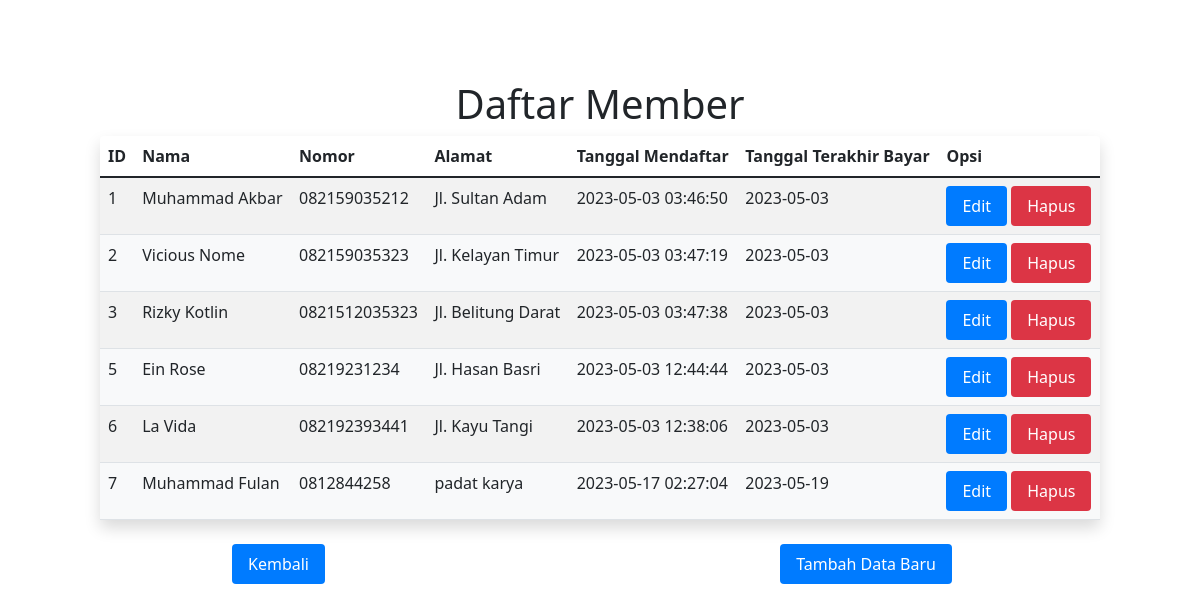
The page /Member.php on the database its author committed.
### tables this page shows
CREATE TABLE `member` (
  `id_member` int(11) NOT NULL,
  `nama_member` varchar(250) DEFAULT NULL,
  `nomor_member` varchar(15) DEFAULT NULL,
  `alamat` text DEFAULT NULL,
  `tgl_mendaftar` datetime DEFAULT NULL,
  `tgl_terakhir_bayar` date DEFAULT NULL
);

### Model.php (called while the page is built, shortened)
<?php
function selectalldata($table)
{
  $select = "SELECT * FROM $table";
  $select1 = mysqli_query($GLOBALS['connect'], $select);
  return $select1;
}

### Member.php (the view, shortened to what this page needs)
<?php
require "Model.php";
?>
<!doctype html>
<html lang="en">
<head>
    <link href="https://cdn.jsdelivr.net/npm/bootstrap@5.1.3/dist/css/bootstrap.min.css" rel="stylesheet"
>
</head>
<body>
    <div class="container">
        <h1>Daftar Member</h1>
        <div class="row justify-content-center">
            <table class="table table-striped table-hover text-center rounded shadow">
                <thead>
                    <tr>
                        <th>ID</th>
                        <th>Nama</th>
                        <th>Nomor</th>
                        <th>Alamat</th>
                        <th>Tanggal Mendaftar</th>
                        <th>Tanggal Terakhir Bayar</th>
                        <th>Opsi</th>
                    </tr>
                </thead>
                <tbody>
                    <?php
                    $result = selectalldata("member");
                    while ($data = mysqli_fetch_array($result)) { ?>
                        <tr>
                            <td>
                                <?php echo $data['id_member'] ?>
                            </td>
                            <td>
                                <?php echo $data['nama_member'] ?>
                            </td>
                            <td>
                                <?php echo $data['nomor_member'] ?>
                            </td>
                            <td>
                                <?php echo $data['alamat'] ?>
                            </td>
                            <td>
                                <?php echo $data['tgl_mendaftar'] ?>
                            </td>
                            <td>
                                <?php echo $data['tgl_terakhir_bayar'] ?>
                            </td>
                            <td>
                                <a href="FormMember.php?id_member=<?php echo $data['id_member']; ?>"
                                    class="btn btn-success btn-sm">Edit</a>
                                <a href="Member.php?id_member=<?php echo $data['id_member']; ?>"
                                    onclick="return confirm('Hapus data?')" class="btn btn-danger btn-sm">Hapus</a>
                            </td>
                        </tr>
                    <?php } ?>
                </tbody>
            </table>
            <div class="col-md-8 text-center mt-4">
                <div class="btn-container">
                    <a href="index.php" class="btn btn-primary">Kembali</a>
                    <a href="FormMember.php" class="btn btn-primary btn-sm">Tambah Data Baru</a>
                </div>
            </div>
        </div>
</body>
</html>

### Member.php (style rules this page uses)
h1 { text-align: center; }
.container { margin-top: 5rem; }
.btn { display: inline-block; padding: 0.5rem 1rem; font-size: 1rem; text-align: center; text-decoration: none; border: none; border-radius: 0.25rem; cursor: pointer; color: #fff; background-color: #007bff; }
.btn-primary { background-color: #007bff; }
.btn-danger { background-color: #dc3545; }
table { width: 100%; border-collapse: collapse; }
th, td { padding: 0.75rem; text-align: left; border-bottom: 1px solid #dee2e6; }
th { background-color: #f8f9fa; }
tbody tr:nth-child(even) { background-color: #f8f9fa; }
.table { border-radius: 10px; box-shadow: 0 0 10px rgba(0, 0, 0, 0.1); width: 100%; max-width: 1000px; margin: 0 auto; }
.btn-container { display: flex; justify-content: space-between; margin-bottom: 1rem; }
.btn-container .btn-primary { margin-right: 1rem; }

### rows shown on the page
member: id_member "1", nama_member "Muhammad Akbar", nomor_member "082159035212", alamat "Jl. Sultan Adam", tgl_mendaftar "2023-05-03 03:46:50", tgl_terakhir_bayar "2023-05-03"
member: id_member "2", nama_member "Vicious Nome", nomor_member "082159035323", alamat "Jl. Kelayan Timur", tgl_mendaftar "2023-05-03 03:47:19", tgl_terakhir_bayar "2023-05-03"
member: id_member "3", nama_member "Rizky Kotlin", nomor_member "0821512035323", alamat "Jl. Belitung Darat", tgl_mendaftar "2023-05-03 03:47:38", tgl_terakhir_bayar "2023-05-03"
member: id_member "5", nama_member "Ein Rose", nomor_member "08219231234", alamat "Jl. Hasan Basri", tgl_mendaftar "2023-05-03 12:44:44", tgl_terakhir_bayar "2023-05-03"
member: id_member "6", nama_member "La Vida", nomor_member "082192393441", alamat "Jl. Kayu Tangi", tgl_mendaftar "2023-05-03 12:38:06", tgl_terakhir_bayar "2023-05-03"
member: id_member "7", nama_member "Muhammad Fulan", nomor_member "0812844258", alamat "padat karya", tgl_mendaftar "2023-05-17 02:27:04", tgl_terakhir_bayar "2023-05-19"
